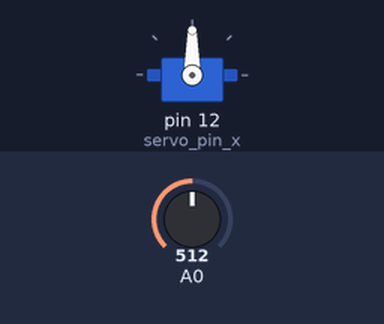
Bench run of a sketch on a simulated Arduino Uno, built with avr-gcc and run on an emulated ATmega328P. On the bench: servo. Wiring (inferred from the names in the program): servo: signal pin 12. The test bench sets the inputs (shaded band); at power-on: A0 = 512. The ROS host is connected and sends only what is stated; servo pulses on a pin are drawn as a servo (544–2400 µs = 0–180°).

Above: at 0.01 s.
Timing chart, 0 to 2.0 s (numbered marks = the images above):
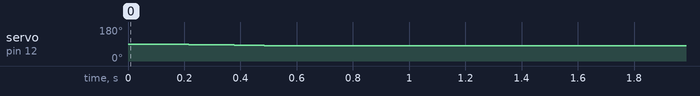

The sketch:

head_main_v1.ino
```cpp
#include <ros.h> //for ros serial communication
#include <std_msgs/String.h> //for ros serial communication

#define servo_pin_x 12//

String in_cmd;
String out_cmd = "";

int last_state_x = 90;
int command;
int data;

char str_data[30];
int iter = 0;

//ros data communication stuff

ros::NodeHandle  nh; //ros node handler
std_msgs::String str_msg; //ros message object

void head_data_in(const std_msgs::String& rec_msg)
{
  in_cmd = rec_msg.data;
}

ros::Publisher ard_pub_head("data_to_pc", &str_msg); //ros - arduino to pc
ros::Subscriber<std_msgs::String> ard_sub_head("data_to_arduino", &head_data_in ); //ros - pc to arduino
//ros data communication stuff

void setup()
{
  Serial.begin(57600);

  pinMode(servo_pin_x,OUTPUT);

  nh.initNode();
  nh.advertise(ard_pub_head);
  nh.subscribe(ard_sub_head);

  move_servo(1, 80);
}

void loop()
{
  //deaing with data from the PC to Arduino
  if (in_cmd[0] == 'X')
  {
    command = in_cmd.substring(1).toInt();
    command = 180 - ((command/100.0)*180);
    move_servo(1, command);
  }

  //dealing with data from Arduino to PC
  data = analogRead(A0);
  //itoa(150, data, 10);
  out_cmd = out_cmd + data + ",";

  if(iter>1)
  {
    out_cmd.toCharArray(str_data,(out_cmd.length()+1));
    str_msg.data = str_data;
    ard_pub_head.publish( &str_msg );
    iter = 0;
  }
  out_cmd = "";
  iter++;

  Serial.println();
  nh.spinOnce();

  Serial.flush();

}
```

servo_functions.ino
```cpp
void move_servo(int num, int state)
{
  if((num == 1) && (last_state_x != state))
  {
    if(state > last_state_x)
    {
      while(state != last_state_x)
      {
        int onTime = map(last_state_x,0,180,250,2500);
        int offTime = 20000 - onTime;
        digitalWrite(servo_pin_x,HIGH);
        delayMicroseconds(onTime);
        digitalWrite(servo_pin_x,LOW);
        delayMicroseconds(offTime);
        delay(50);
        last_state_x = last_state_x+1;
      }
    }
    else if(state < last_state_x)
    {
      while(state != last_state_x)
      {
        int onTime = map(last_state_x,0,180,250,2500);
        int offTime = 20000 - onTime;
        digitalWrite(servo_pin_x,HIGH);
        delayMicroseconds(onTime);
        digitalWrite(servo_pin_x,LOW);
        delayMicroseconds(offTime);
        delay(50);
        last_state_x = last_state_x-1;
      }
    }
  }
}
```
